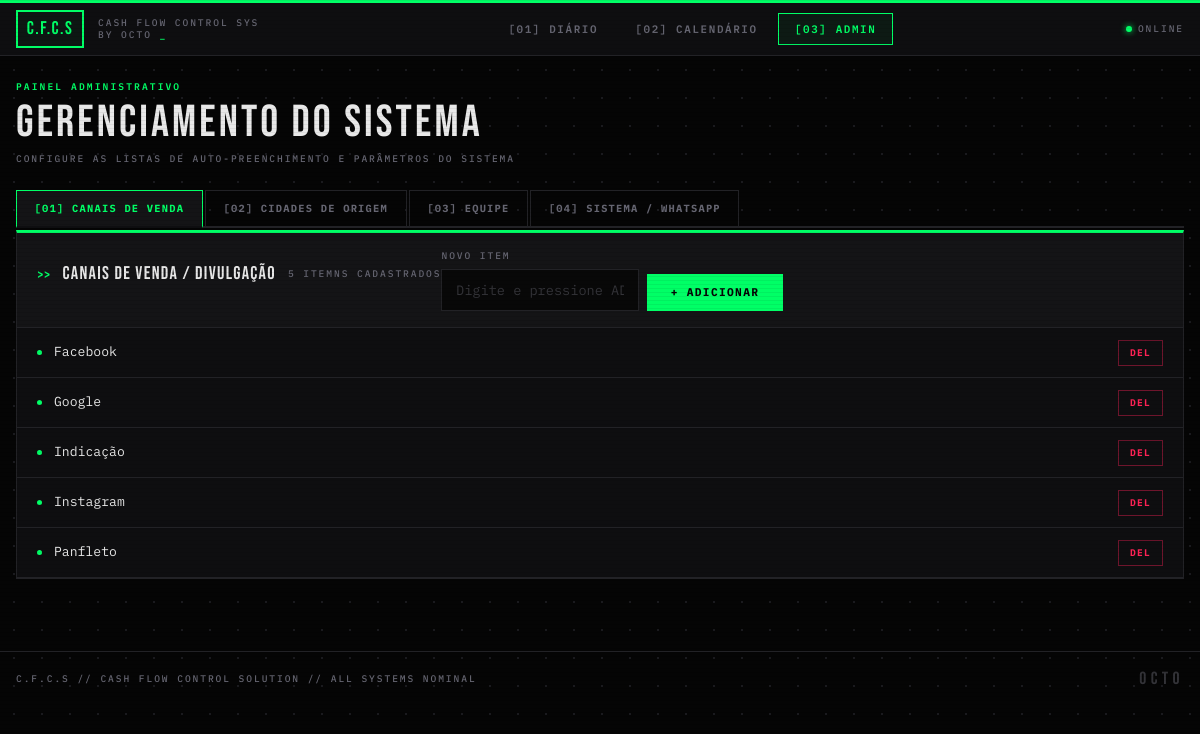
The page /admin on the database its author committed.
### tables this page shows
CREATE TABLE configuracoes (
                id    INTEGER PRIMARY KEY AUTOINCREMENT,
                tipo  TEXT    NOT NULL,
                valor TEXT    NOT NULL,
                UNIQUE(tipo, valor)
            );

### app.py (the view)
@app.route("/admin", methods=["GET"])
def admin():
    canais = get_config("canal")
    cidades = get_config("cidade")
    equipe = get_config("equipe")
    whatsapp_numero = get_whatsapp_numero() or ""
    return render_template(
        "admin.html",
        canais=canais,
        cidades=cidades,
        equipe=equipe,
        whatsapp_numero=whatsapp_numero,
    )

### app.py (called while the page is built)
def get_config(tipo: str) -> list[str]:
    with get_connection() as conn:
        rows = conn.execute(
            "SELECT valor FROM configuracoes WHERE tipo = ? ORDER BY valor",
            (tipo,),
        ).fetchall()
    return [r["valor"] for r in rows]

### database.py (called while the page is built)
def get_connection():
    conn = sqlite3.connect(DB_PATH)
    conn.row_factory = sqlite3.Row
    conn.execute("PRAGMA journal_mode=WAL;")
    conn.execute("PRAGMA foreign_keys=ON;")
    return conn

def get_whatsapp_numero() -> str | None:
    with get_connection() as conn:
        row = conn.execute(
            "SELECT valor FROM configuracoes WHERE tipo = 'whatsapp_numero' LIMIT 1"
        ).fetchone()
    return row["valor"] if row else None

### templates/admin.html (shortened to what this page needs)
{% extends "base.html" %}
{% block content %}
<div class="fade-in" style="margin-bottom: 1.5rem;">
  <div class="sys-label" style="margin-bottom: 0.4rem;">PAINEL ADMINISTRATIVO</div>
  <div class="display" style="font-size: 2.8rem; letter-spacing: 0.07em; line-height: 1; color: var(--txt);">
    GERENCIAMENTO DO SISTEMA
  </div>
  <div class="sys-label-dim" style="margin-top: 0.4rem;">
    CONFIGURE AS LISTAS DE AUTO-PREENCHIMENTO E PARÂMETROS DO SISTEMA
  </div>
</div>
<div style="display: flex; gap: 2px; margin-bottom: 2px; border-bottom: 2px solid var(--bd);" class="fade-in">
  {% for tab_id, tab_label in [
      ('canal',   '[01] CANAIS DE VENDA'),
      ('cidade',  '[02] CIDADES DE ORIGEM'),
      ('equipe',  '[03] EQUIPE'),
      ('sistema', '[04] SISTEMA / WHATSAPP')
  ] %}
    <button id="tab-btn-{{ tab_id }}" onclick="setTab('{{ tab_id }}')"
            style="background: {% if loop.first %}var(--s2){% else %}transparent{% endif %};
                   border: 1px solid {% if loop.first %}var(--neon){% else %}var(--bd){% endif %};
                   border-bottom: 2px solid {% if loop.first %}var(--s1){% else %}transparent{% endif %};
                   color: {% if loop.first %}var(--neon){% else %}var(--dim){% endif %};
                   font-family: 'IBM Plex Mono'; font-size: 0.65rem; font-weight: 700;
                   letter-spacing: 0.12em; text-transform: uppercase;
                   padding: 0.6rem 1.1rem; cursor: pointer;
                   transition: all 0.12s; margin-bottom: -2px;">
      {{ tab_label }}
    </button>
  {% endfor %}
</div>
{% for tipo, tab_label, items, accent_color in [
    ('canal',  'CANAIS DE VENDA / DIVULGAÇÃO',   canais,  'var(--neon)'),
    ('cidade', 'CIDADES DE ORIGEM',              cidades, 'var(--acid)'),
    ('equipe', 'EQUIPE — FOTÓGRAFOS & VENDEDORES', equipe, 'var(--warn)')
] %}
<div id="tab-{{ tipo }}" class="tab-panel {% if not loop.first %}hidden{% endif %} card fade-in"
     style="border-top: 3px solid {{ accent_color }}; animation-delay: 0.05s;">
  <div style="padding: 1rem 1.25rem; background: var(--s2); border-bottom: 1px solid var(--bd);
              display: flex; flex-direction: column gap: 0.5rem;">
    <div class="section-header" style="padding: 0; border: none; background: transparent; margin-bottom: 0.75rem;">
      <span class="display" style="font-size: 1.15rem; letter-spacing: 0.07em; color: var(--txt);">{{ tab_label }}</span>
      <span class="sys-label-dim" style="margin-left: auto;">{{ items|length }} ITEM{% if items|length != 1 %}NS{% endif %} CADASTRADO{% if items|length != 1 %}S{% endif %}</span>
    </div>
    <form action="/admin/add" method="POST" style="display: flex; gap: 0.5rem; align-items: flex-end;">
      <div style="flex: 1;">
        <label class="sys-label-dim" style="display: block; margin-bottom: 0.35rem;">NOVO ITEM</label>
        <input type="text" name="valor" id="add-input-{{ tipo }}"
               class="input-field" placeholder="Digite e pressione ADICIONAR…"
               required autocomplete="off" />
      </div>
      <button type="submit" class="btn btn-primary" style="height: 37px; padding: 0 1.5rem; font-size: 0.7rem; white-space: nowrap;">
        + ADICIONAR
      </button>
    </form>
  </div>
  {% if items %}
    <div>
      {% for item in items %}
        <div style="display: flex; align-items: center; justify-content: space-between; padding: 0.65rem 1.25rem;
                    border-bottom: 1px solid var(--bd); transition: background 0.1s;"
             onmouseover="this.style.background='rgba(0,255,102,0.025)'"
             onmouseout="this.style.background='transparent'">
          <div style="display: flex; align-items: center; gap: 0.75rem;">
            <span style="width: 5px; height: 5px; border-radius: 50% !important; background: {{ accent_color }}; flex-shrink: 0;"></span>
            <span style="font-family: 'IBM Plex Mono'; font-size: 0.82rem; color: var(--txt);">{{ item }}</span>
          </div>
          <form action="/admin/delete" method="POST"
                onsubmit="return confirm('REMOVER: {{ item }}?');">
            <button type="submit" class="btn btn-danger" style="font-size: 0.6rem;">
              DEL
            </button>
          </form>
        </div>
      {% endfor %}
    </div>
  {% endif %}
</div>
{% endfor %}
{% endblock %}

### templates/base.html (shortened to what this page needs)
<!DOCTYPE html>
<html lang="pt-BR">
<head>
  <script src="https://cdn.tailwindcss.com"></script>
</head>
<body>
  <header style="background: var(--s1); border-bottom: 1px solid var(--bd); border-top: 3px solid var(--neon); position: sticky; top: 0; z-index: 100;">
    <div style="max-width: 80rem; margin: 0 auto; padding: 0 1rem; height: 52px; display: flex; align-items: center; justify-content: space-between;">
      <a href="/" style="text-decoration: none; display: flex; align-items: center; gap: 0.875rem;">
        <div style="border: 2px solid var(--neon); padding: 0.2rem 0.55rem; background: rgba(0,255,102,0.04);">
          <span class="display" style="font-size: 1.15rem; letter-spacing: 0.08em; color: var(--neon);">C.F.C.S</span>
        </div>
        <div>
          <div class="sys-label-dim" style="line-height: 1.3;">CASH FLOW CONTROL SYS</div>
          <div class="sys-label-dim" style="line-height: 1.3;">BY OCTO <span class="blink" style="color: var(--neon);">_</span></div>
        </div>
      </a>
      <nav style="display: flex; align-items: center; gap: 0.2rem;">
        <a id="nav-diario" href="/"     class="nav-link {% if request.endpoint in ('diario','index') %}active{% endif %}">[01] DIÁRIO</a>
        <a id="nav-mes"    href="/mes"  class="nav-link {% if request.endpoint == 'mes' %}active{% endif %}">[02] CALENDÁRIO</a>
        <a id="nav-admin"  href="/admin" class="nav-link {% if request.endpoint in ('admin','admin_add','admin_delete','admin_whatsapp') %}active{% endif %}">[03] ADMIN</a>
      </nav>
      <div style="display: flex; align-items: center; gap: 0.4rem;">
        <span style="display: inline-block; width: 6px; height: 6px; border-radius: 50% !important; background: var(--neon); box-shadow: 0 0 6px var(--neon);"></span>
        <span class="sys-label-dim">ONLINE</span>
      </div>
    </div>
  </header>
  <main style="max-width: 80rem; margin: 0 auto; padding: 1.5rem 1rem;">
    {% block content %}{% endblock %}
  </main>
  <footer style="border-top: 1px solid var(--bd); margin-top: 3rem;">
    <div style="max-width: 80rem; margin: 0 auto; padding: 0.9rem 1rem; display: flex; align-items: center; justify-content: space-between;">
      <span class="sys-label-dim">C.F.C.S // CASH FLOW CONTROL SOLUTION // ALL SYSTEMS NOMINAL</span>
      <span class="display" style="font-size: 1.1rem; letter-spacing: 0.25em; color: var(--muted);">OCTO</span>
    </div>
  </footer>
</body>
</html>

### templates/base.html (style rules this page uses)
:root { --bg: #050505; --s1: #0E0E10; --s2: #141416; --s3: #1C1C1F; --bd: #222226; --bd2: #2E2E34; --neon: #00FF66; --acid: #CCFF00; --warn: #FFB800; --danger: #FF2255; --wa: #25D366; --txt: #E8E8E8; --dim: #666672; --muted: #333338; }
*, *::before, *::after { box-sizing: border-box; border-radius: 0 !important; }
body { background-color: var(--bg); background-image: radial-gradient(circle, #1A1A1E 1px, transparent 1px); background-size: 28px 28px; color: var(--txt); font-family: 'IBM Plex Mono', monospace; min-height: 100vh; }
body::after { content: ''; position: fixed; inset: 0; background: repeating-linear-gradient( 0deg, transparent 0px, transparent 3px, rgba(0, 0, 0, 0.06) 3px, rgba(0, 0, 0, 0.06) 4px ); pointer-events: none; z-index: 9998; }
.card { background: var(--s1); border: 1px solid var(--bd); position: relative; }
.display { font-family: 'Bebas Neue', sans-serif; }
.sys-label { font-family: 'IBM Plex Mono', monospace; font-size: 0.6rem; letter-spacing: 0.22em; text-transform: uppercase; color: var(--neon); font-weight: 600; }
.sys-label-dim { font-family: 'IBM Plex Mono', monospace; font-size: 0.6rem; letter-spacing: 0.2em; text-transform: uppercase; color: var(--dim); font-weight: 500; }
.input-field { background: #080808; border: 1px solid var(--bd); color: var(--txt); font-family: 'IBM Plex Mono', monospace; font-size: 0.85rem; outline: none; transition: border-color 0.12s, box-shadow 0.12s; width: 100%; padding: 0.6rem 0.85rem; }
.input-field::placeholder { color: var(--muted); }
.btn { font-family: 'IBM Plex Mono', monospace; font-weight: 700; letter-spacing: 0.12em; text-transform: uppercase; cursor: pointer; border: none; display: inline-flex; align-items: center; gap: 0.5rem; transition: transform 0.1s, box-shadow 0.1s, background 0.12s; text-decoration: none; white-space: nowrap; }
.btn-primary { background: var(--neon); color: #050505; padding: 0.6rem 1.4rem; font-size: 0.75rem; }
.btn-danger { background: transparent; color: var(--danger); border: 1px solid rgba(255,34,85,0.4); padding: 0.3rem 0.7rem; font-size: 0.65rem; }
.nav-link { font-family: 'IBM Plex Mono', monospace; font-size: 0.68rem; font-weight: 600; letter-spacing: 0.15em; text-transform: uppercase; color: var(--dim); padding: 0.45rem 1rem; border: 1px solid transparent; transition: all 0.12s; text-decoration: none; }
.nav-link.active { color: var(--neon); border-color: var(--neon); background: rgba(0,255,102,0.05); }
.fade-in { animation: fadeInUp 0.22s ease both; }
.blink { animation: blink 1s step-end infinite; }
.section-header { display: flex; align-items: center; gap: 0.75rem; padding: 0.9rem 1.25rem; border-bottom: 1px solid var(--bd); background: var(--s2); }
.section-header::before { content: '>>'; color: var(--neon); font-family: 'IBM Plex Mono', monospace; font-size: 0.7rem; font-weight: 700; }

### rows shown on the page
configuracoes: valor "Facebook"
configuracoes: valor "Google"
configuracoes: valor "Indicação"
configuracoes: valor "Instagram"
configuracoes: valor "Panfleto"

### other values the page prints
{{ tab_label }} "[01] CANAIS DE VENDA" "[02] CIDADES DE ORIGEM" "[03] EQUIPE" "[04] SISTEMA / WHATSAPP"
{{ tab_label }} "CANAIS DE VENDA / DIVULGAÇÃO"
{{ items|length }} "5"
